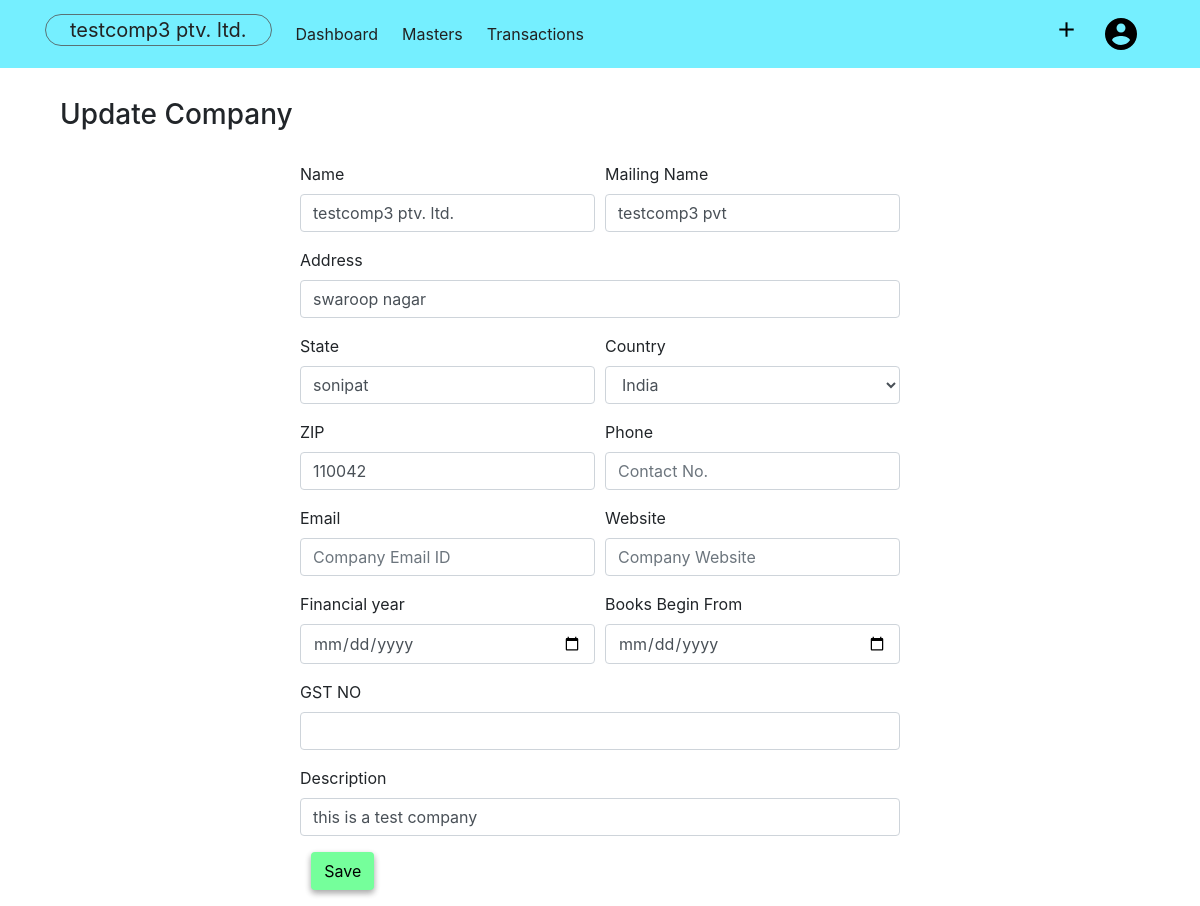
Before: /company/3/update (signed in) with the older database file.
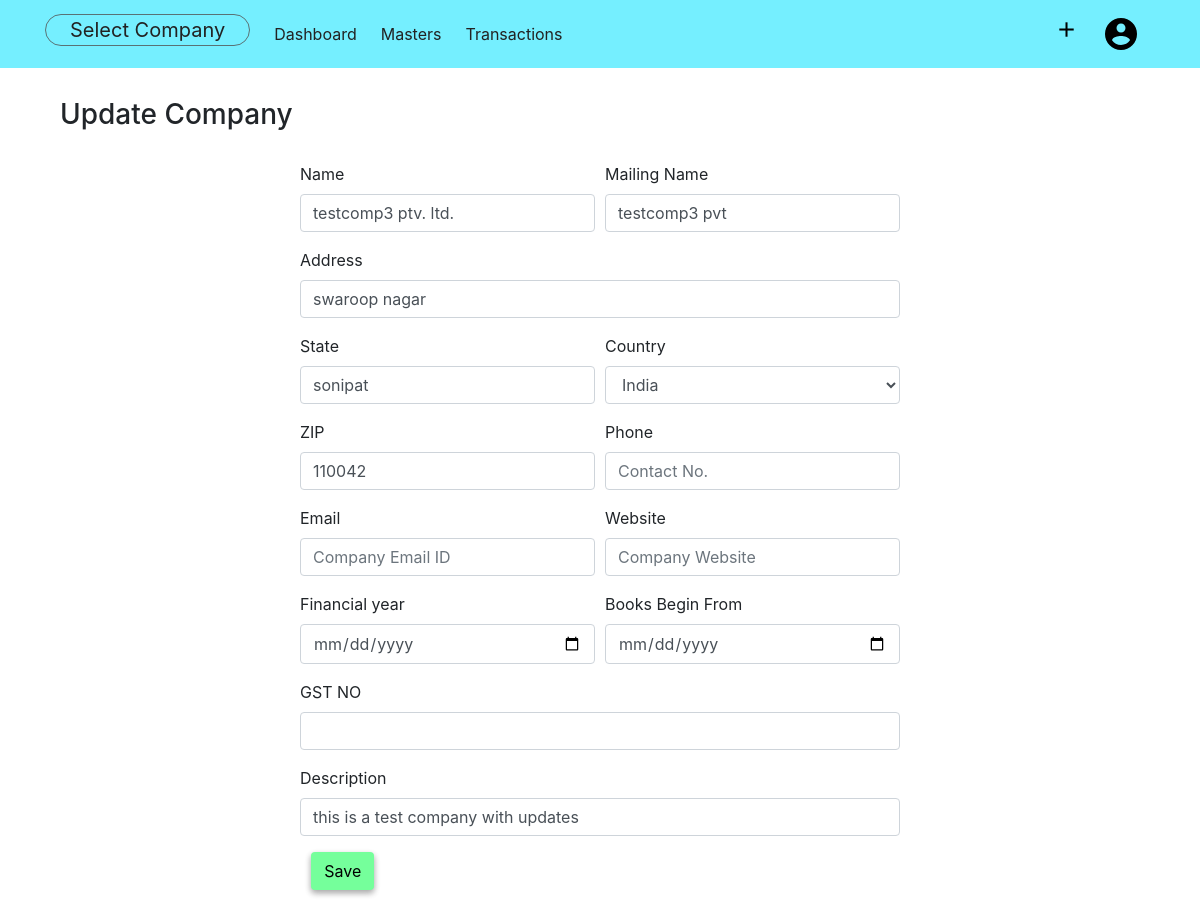
After: the same page with the newer database file.
### acsystem/models.py (models this page shows, shortened)
class Company(db.Model):
    id = db.Column(db.Integer, primary_key=True)
    companyname = db.Column(db.String(80), unique=True, nullable=False)
    mailingname = db.Column(db.String(80), nullable = False)
    address = db.Column(db.String(100), nullable=False)
    country = db.Column(db.String(40), nullable=False)
    state = db.Column(db.String(40), nullable=False)
    pin = db.Column(db.Integer)
    email = db.Column(db.String(60))
    phoneno = db.Column(db.Integer)
    website = db.Column(db.String(60))
    datecreated = db.Column(db.DateTime, default = datetime.utcnow, nullable=False)
    gstno = db.Column(db.Integer)
    description = db.Column(db.Text)
    user_id = db.Column(db.Integer, db.ForeignKey('user.id', ondelete="CASCADE"), nullable=False)

### acsystem/routes.py (the view)
@app.route('/company/<int:compid>/update', methods=['GET','POST'])
@login_required
def updatecompany(compid):
    company = Company.query.get_or_404(compid)
    if company.owner != current_user:
        abort(403)
    form = UpdateCompanyForm()
    form.country.choices+= [(str(country.name), country.name) for country in Countries.query.all()]
    if form.validate_on_submit():
        company.companyname = form.name.data
        company.mailingname = form.mailingname.data
        company.address = form.address.data
        company.country = form.country.data
        company.state = form.state.data
        company.pin = form.pin.data
        company.email = form.email.data
        company.phoneno = form.phone.data
        company.website = form.website.data
        company.gstno = form.gstno.data
        company.description = form.description.data
        db.session.commit()
        flash(f'Your Company details has been Updated!', 'success')
        return redirect(url_for('showcompany', compid = compid))
    elif request.method == 'GET':
        form.name.data = company.companyname
        form.mailingname.data = company.mailingname
        form.address.data = company.address
        form.country.data = company.country
        form.state.data = company.state
        form.pin.data = company.pin
        form.email.data = company.email
        form.phone.data  = company.phoneno
        form.website.data = company.website
        form.gstno.data = company.gstno
        form.description.data = company.description
    return render_template('updatecompany.html', title=company.companyname, form=form, activecomp=activecomp)

### acsystem/forms.py (shortened to what this page needs)
class UpdateCompanyForm(FlaskForm):
    name = StringField('Name', validators=[DataRequired(), Length(min=3, max=40)])
    mailingname = StringField('Mailing Name', validators=[DataRequired(), Length(min=3, max=40)])
    address = StringField('Address', validators=[DataRequired(), Length(min=5, max=100)])
    country = SelectField('Country', choices=[], validators=[DataRequired()])
    state = StringField('State', validators=[DataRequired()])
    pin = StringField('ZIP')
    phone = IntegerField('Phone', validators=[Optional(), Length(min=9, max=13)])
    email = StringField('Email', validators=[Optional(), Email()])
    website = StringField('Website', validators=[Optional(), URL()])
    financialyear = DateField('Financial year', validators=[Optional()])
    booksbegin = DateField('Books Begin From', validators=[Optional()])
    gstno = IntegerField('GST NO', validators=[Optional()])
    description = TextField('Description')
    submit = SubmitField('Save')

### acsystem/models.py (called while the page is built)
@login_manager.user_loader
def load_user(user_id):
    return User.query.get(int(user_id))

### acsystem/templates/updatecompany.html (shortened to what this page needs)
{% from "renderfield.html" import render_field, render_doublefield %}
{% extends "layout.html"%}
{% block content %}
<div class="container">
    <div class="container-fluid">
        <h3 style="margin-bottom:30px;">Update Company</h3>
    <form style="max-width:600px; margin:0 auto;" action="", method="POST">
            {{ render_doublefield(form.name,form.mailingname,"Name","Mailing Name") }}
            {{ render_field(form.address, "Address") }}
        {{ render_doublefield(form.state,form.country,"State","") }}
        {{ render_doublefield(form.pin,form.phone,"PIN","Contact No.") }}
        {{ render_doublefield(form.email,form.website,"Company Email ID","Company Website") }}
            {{ render_doublefield(form.financialyear,form.booksbegin) }}
            {{ render_field(form.gstno) }}
            {{ render_field(form.description) }}
            <div class="form-group">
                {{ form.submit(class="btn", style="background-color: #75ff9b;")}}
            </div>
        </div>
</div>
{% endblock content %}

### acsystem/templates/renderfield.html
{% macro render_field(field, ph="") %}
<div class="form-group">
    {{ field.label(class="form-control-label") }}
    {% if field.errors %}
    {{ field(class="form-control is-invalid", placeholder=ph)}}
    <div class="invalid-feedback">
        {% for error in field.errors %}
        <span>{{ error }}</span>
        {% endfor %}
    </div>
    {% else %}
    {{ field(class="form-control", placeholder=ph)}}
    {% endif %}
</div>
{% endmacro %}
{% macro render_doublefield(field1, field2, ph1="", ph2="") %}
<div class="form-row">
    <div class="form-group col">
        {{ field1.label(class="form-control-label") }}
        {% if field1.errors %}
        {{ field1(class="form-control is-invalid", placeholder=ph1)}}
        <div class="invalid-feedback">
            {% for error in field1.errors %}
            <span>{{ error }}</span>
            {% endfor %}
        </div>
        {% else %}
        {{ field1(class="form-control", placeholder=ph1)}}
        {% endif %}
    </div>
    <div class="form-group col">
        {{ field2.label(class="form-control-label") }}
        {% if field2.errors %}
        {{ field2(class="form-control is-invalid", placeholder=ph2)}}
        <div class="invalid-feedback">
            {% for error in field2.errors %}
            <span>{{ error }}</span>
            {% endfor %}
        </div>
        {% else %}
        {{ field2(class="form-control", placeholder=ph2)}}
        {% endif %}
    </div>
</div>
{% endmacro %}

### acsystem/templates/layout.html (shortened to what this page needs)
{% extends "header.html" %}
{% block body %}
<nav class="navbar navbar-expand-lg">
    <div class="container">
        <ul class="navbar-nav">
            <li>
                {% if activecomp %}
                <a class="navbar-brand" href="{{ url_for('companies') }}">{{ activecomp.companyname }} </a>
                {% else %}
                <a class="navbar-brand" href="{{ url_for('companies') }}">Select Company </a>
                {% endif %}
            </li>
            <li class="nav-item">
                <a class="nav-link" href="{{ url_for('dashboard')}}">Dashboard</a>
            </li>
            <li class="nav-item dropdown">
                <a class="nav-link dropdown-toggle" href="#" id="drop1" data-toggle="dropdown">
                    Masters
                </a>
            </li>
            <li class="nav-item dropdown">
                <a class="nav-link dropdown-toggle" href="#" id="drop2" data-toggle="dropdown">
                    Transactions
                </a>
            </li>
        </ul>
        <ul class="navbar-nav">
            <li class="nav-item dropdown">
                <a class="nav-link dropdown-toggle" href="#" id="dropadd" data-toggle="dropdown">
                    <img src="{{url_for('static', filename='images/add.png')}}" alt="+" width="25px;"></a>
            </li>
            <li class="nav-item dropdown">
                <a class="nav-link dropdown-toggle" href="#" id="dropaccount" data-toggle="dropdown">
                    <img src="{{ url_for('static', filename='images/user.png')}}" alt="Account">
                </a>
            </li>
        </ul>
    </div>
</nav>
    {% block content%} {% endblock %}
{% endblock %}

Changed rows visible on the page:
changed Company "testcomp3 pvt": description "this is a test company" → "this is a test company with updates"; companyname "testcomp3 ptv. ltd." → (not shown)
Other visible differences:
text now shown: "Select Company"
